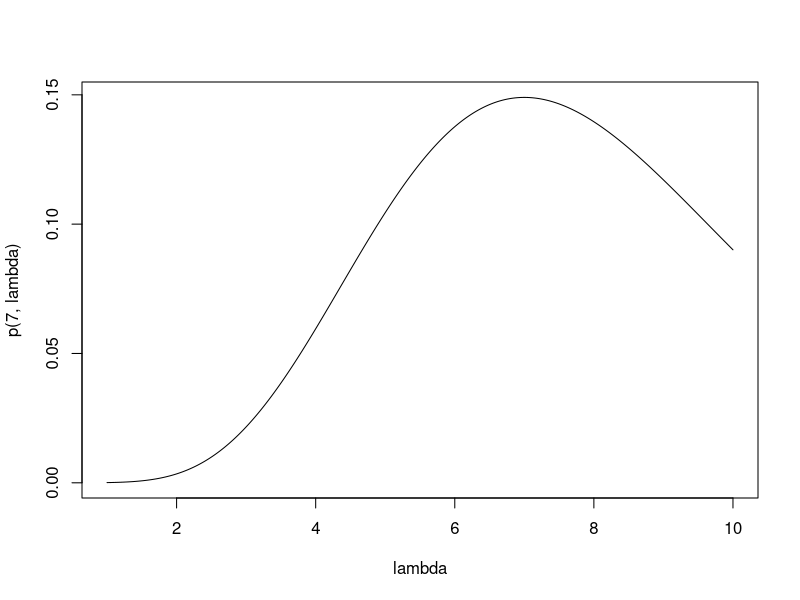
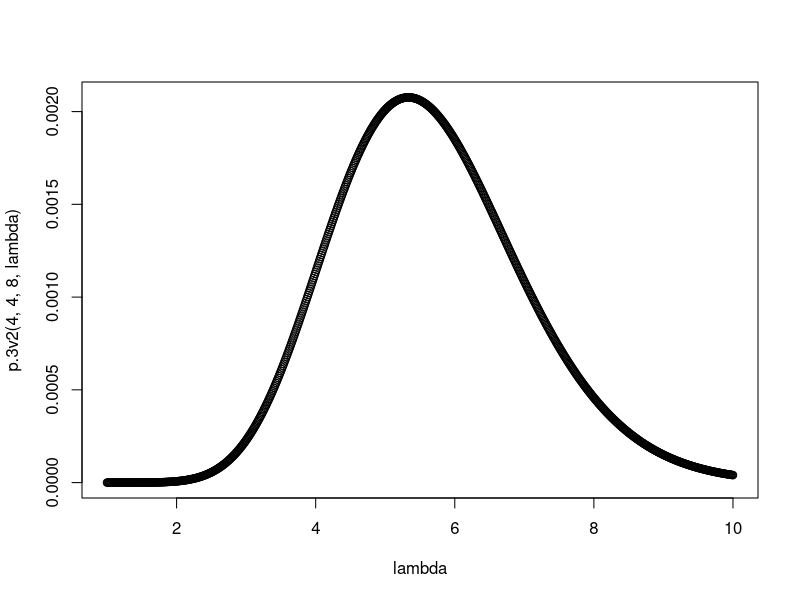
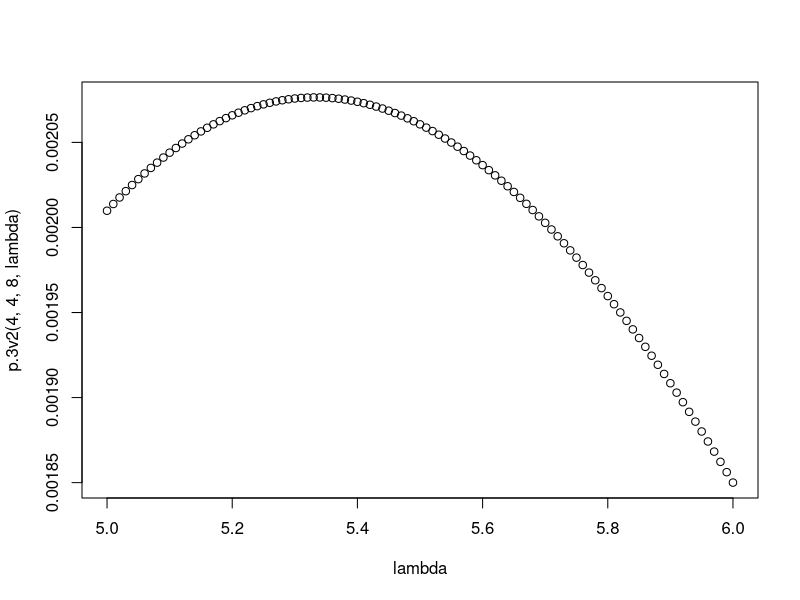
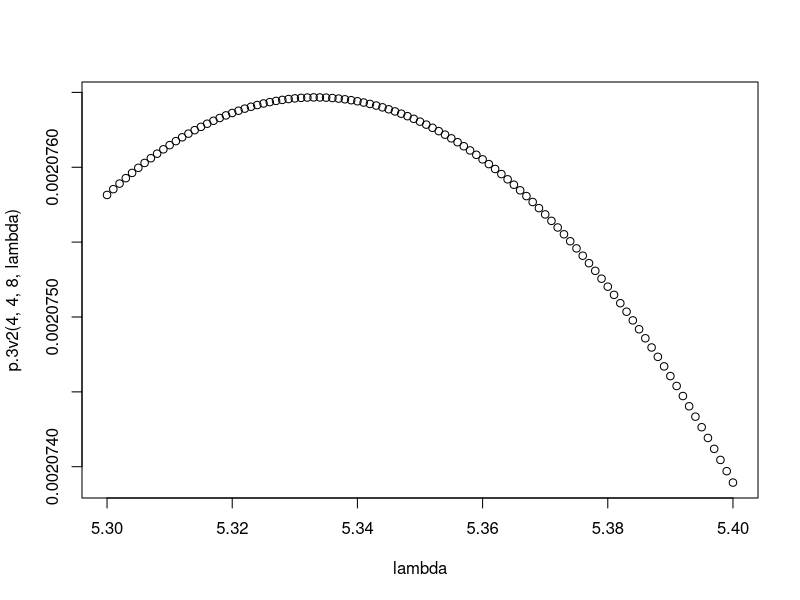
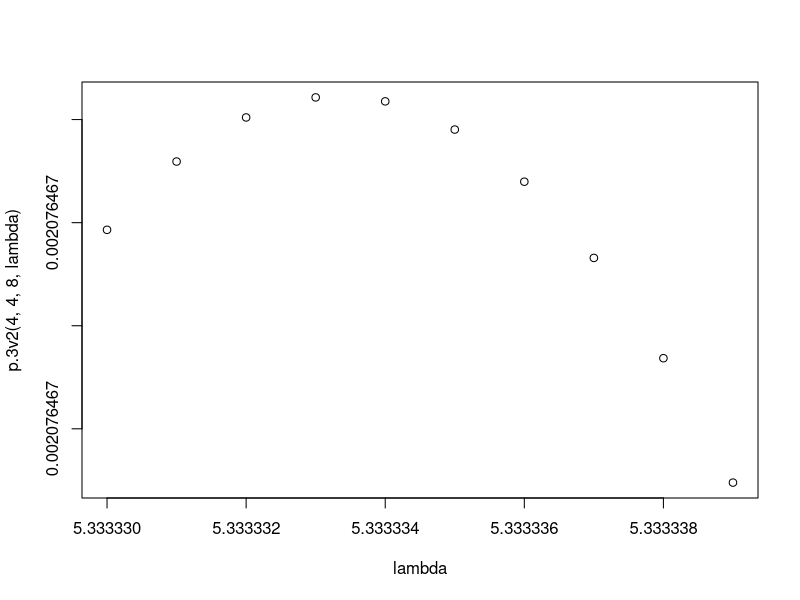
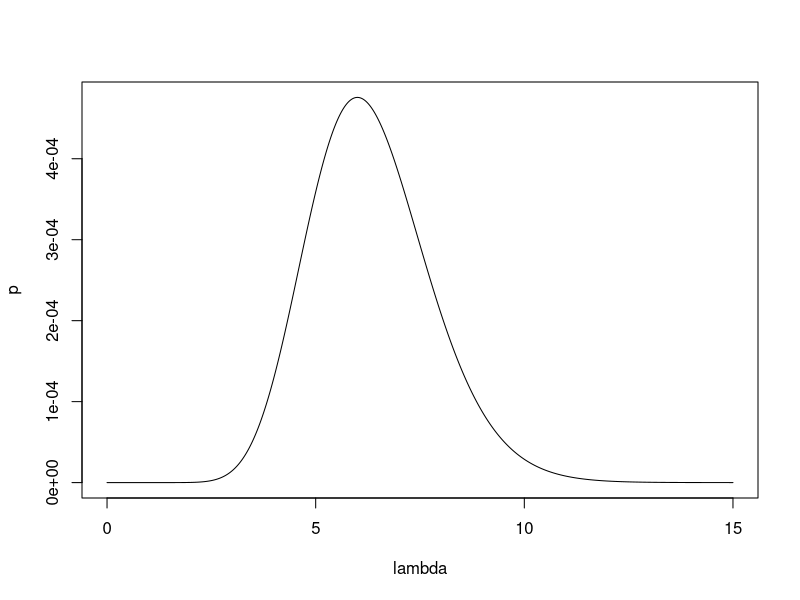
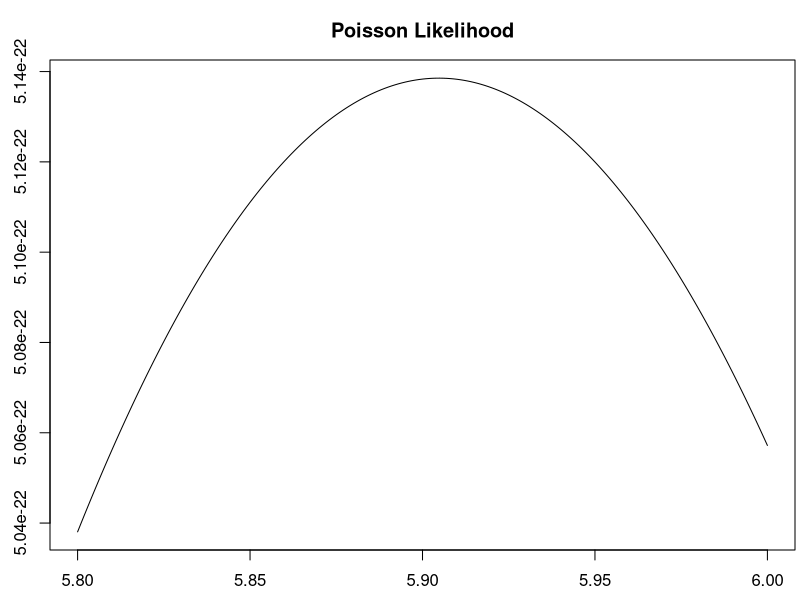

Reproduce these figures in R, in order. (Note: this script raises an error after producing the figures.)
p <- function(x,lambda=2){
  # x must be a whole number
  (lambda^x/factorial(x))*exp(-lambda)
}

p(1)
p(1,1)
p(0,1)

1- (p(1,1)+p(0,1))

sum(p(2:10000,lambda=1))


# The probability of less than 8 Florida tropical storms this year using .
sum(p(0:7,3))

# The probability of less than 8 Florida tropical storms this year using .
sum(p(0:7,6))

# The probability of at least 8 Florida tropical storms this year using .
1-sum(p(0:7,6))
sum(p(8:100,6))


# The probability of more than 12 Florida tropical storms this year using .
1-sum(p(0:12,5))
sum(p(13:100,5))



#Class code from wiki.
#Define the Poisson distribution with a default value for lambda
p <- function(x,lambda=2){
  # x must be a whole number
  (lambda^x/factorial(x))*exp(-lambda)
}

#The probability of 4 Florida tropical storms this year (lambda = 2 is assumed)
p(4) 

#The probability of 4 Florida tropical storms this year (lambda = 2 is assigned - should match above. )
p(4,2) 

#The probability of 5 Florida tropical storms this year (lambda = 2 is assumed)
p(5)

#The probability of 2 Florida tropical storms this year (lambda = 2 is assumed)
p(2)

#The probability of $x$ Florida tropical storms this year (lambda = 2 is assumed) for each x from 0 to 10
p(0:10)

#The probability of 4 Florida tropical storms this year, using lambda = 5. 
p(4,5) 

#The probability of $x$ Florida tropical storms this year, using lambda = 5, for each x from 0 to 10
p(0:10,5)

#The probability of $x$ Florida tropical storms this year, using lambda = 1, for each x from 0 to 10
p(0:10,1)



# Compute the probability of 7 Florida tropical storms in a year assuming labmda = 8.
# Compute the probability of 7 Florida tropical storms in a year assuming lambda = 5.
# If we actually observed of 7 Florida tropical storms in a year, would you be more likely to say that lambda = 8  or lambda = 4? Why?
# Compute the probability of 7 Florida tropical storms in a year assuming lambda = 6.3 . (Wait, can we use decimals for ?)
# Compute the probability of 7 Florida tropical storms in a year using various values for lambda . Then as a group decide what value you think is the best value to assume for lambda  if we actually did see 7 tropical storms in a year.
# Construct a plot that has  on the horizontal() axis, and on the vertical() axis we place the probability of 7 Florida tropical storms in a year assuming that value for . Describe the shape of this plot, and how can we use it to find the "best value" for .
# How does your choice of "best"  change if we know there will be 4 tropical storms?
#   How your choice for  change if we know there will be 5 tropical storms?

p(7,8)
p(7,5)
p(7,7)
p(7,10)
lambda <- seq(1,10,0.01)

plot(lambda,p(7,lambda), type = "l")




p.3v1 <- function(x,lambda=2){
  # each element of x must be a whole number
  prod((lambda^x/factorial(x))*exp(-lambda))
}

p.3v2 <- function(x1,x2,x3,lambda=2){
  # x1, x2, and x3 must be whole numbers
  (lambda^(x1+x2+x3)/(factorial(x1)*factorial(x2)*factorial(x3)))*exp(-3*lambda)
}



#The probability of 4 Florida tropical storms this year, 4 Florida tropical storms next year, and 8 Florida tropical storms the year after.
p.3v1(c(4,4,8))
#The same probability as above, using the other version
p.3v2(4,4,8)
#The same probabilty as above by just multiplying probabilities of independent events together. 
p(4)*p(4)*p(8)

#The probability of 2 Florida tropical storms this year, 5 Florida tropical storms next year, and 3 Florida tropical storms the year after.
p.3v1(c(2,5,3))


p.3v1(c(4,4,8), 1)
p.3v1(c(4,4,8), 7)

lambda <- seq(1,10,0.01)
plot(lambda,p.3v2(4,4,8,lambda) )

lambda <- seq(5,6,0.01)
plot(lambda,p.3v2(4,4,8,lambda) )

lambda <- seq(5.3,5.4,0.001)
plot(lambda,p.3v2(4,4,8,lambda) )




#Seems like 5.3 is a good choice for lambda, if we want to make what happened be the most likely thing to happen.

lambda <- seq(5.33333,5.33334,0.000001)
plot(lambda,p.3v2(4,4,8,lambda) )


sum(p(10:100,5.333333))




p.3v2(8,2,8,0)
p.3v2(8,2,8,1)
p.3v2(8,2,8,2)
p.3v2(8,2,8,3)
p.3v2(8,2,8,4)
p.3v2(8,2,8,5)
p.3v2(8,2,8,6)
p.3v2(8,2,8,7)
p.3v2(8,2,8,8)
p.3v2(8,2,8,9)
p.3v2(8,2,8,10)

p.3v2(8,2,8,0:10)


lambda <- seq(0,15,0.01)
p <- p.3v2(8,2,8,lambda)

plot(lambda,p,type='l')





rm(list=ls())
p <- function(x,lambda=1){
  # x must be a whole number
  (lambda^x/factorial(x))*exp(-lambda)
}

f2 <- function(x,lambda=1){
  # x must be positive
  lambda*exp(-lambda*x)
}

f3 <- function(x,mu=0,s=1){
  (1/sqrt(2*pi*s^2))*exp(-(x-mu)^2/(2*s^2))
}



LP <- function(lambda,x){
  # The element of x must be a whole numbers.
  prod((lambda^x/factorial(x))*exp(-lambda))
}

LE <- function(lambda,x){
  # The elements of x must be positive.
  prod(lambda*exp(-lambda*x))
}

# For simplicity assume sigma is 1.
LN <- function(mu,x){
  prod((1/sqrt(2*pi))*exp(-(x-mu)^2/2))
}









p <- function(x,lambda=1){
  # x must be a whole number
  (lambda^x/factorial(x))*exp(-lambda)
}
LP <- function(lambda,x){
  # The element of x must be a whole numbers.
  prod((lambda^x/factorial(x))*exp(-lambda))
}

###Possible Parameter Values for lambda###
p1 <- seq(5.8,6.0,0.001)
###Data###
# Florida Hurricane Data (2000-2020)
FL <- c(4,4,8,8,6,8,2,8,8,4,8,6,4,3,2,4,6,7,4,7,13)
#Here we calculate the output from the likelihood functions given the observed data.
y.LP <- as.numeric(lapply(p1,FUN=LP,x=FL))
#We have possible parameter values and corresponding likelihood function outputs and we can plot each of the likelihood functions.
par(mar=c(2.5,2.5,3,0.25))
plot(p1,y.LP,type='l',main='Poisson Likelihood')




###Data###
# Florida Hurricane Data (2000-2020)
FL <- c(4,4,8,8,6,8,2,8,7,4,8,6,4,3,3,4,5,7,4,7,13)
# Some Simulated Data (This is data from an Exponential random variable.)
dE <- c(0.45729967, 0.47156107, 1.21461705, 0.20539769, 1.78975399, 0.09095850, 0.64675475, 1.60109333, 1.57752679, 0.01238945)
# Some more Simulated Data (This is data from a Normal random variable.)
dN <- c(-3.77117676, -2.91429587, -2.02774901, -0.23984575, -1.41960740, -3.17490528, -3.21755276, -0.06442566, -1.92134953, -0.93160739)


#Here we calculate the output from the likelihood functions given the observed data.
y.LP <- as.numeric(lapply(p1,FUN=LP,x=FL))
y.LE <- as.numeric(lapply(p1,FUN=LE,x=dE))
y.LN <- as.vector(lapply(p2,FUN=LN,x=dN))

#We have possible parameter values and corresponding likelihood function outputs and we can plot each of the likelihood functions.
par(mar=c(2.5,2.5,3,0.25))
plot(p1,y.LP,type='l',main='Poisson Likelihood')

par(mar=c(2.5,2.5,3,0.25))
plot(p1,y.LE,type='l',main='Exponential Likelihood')

par(mar=c(2.5,2.5,3,0.25))
plot(p2,y.LN,type='l',main='Normal Likelihood')

